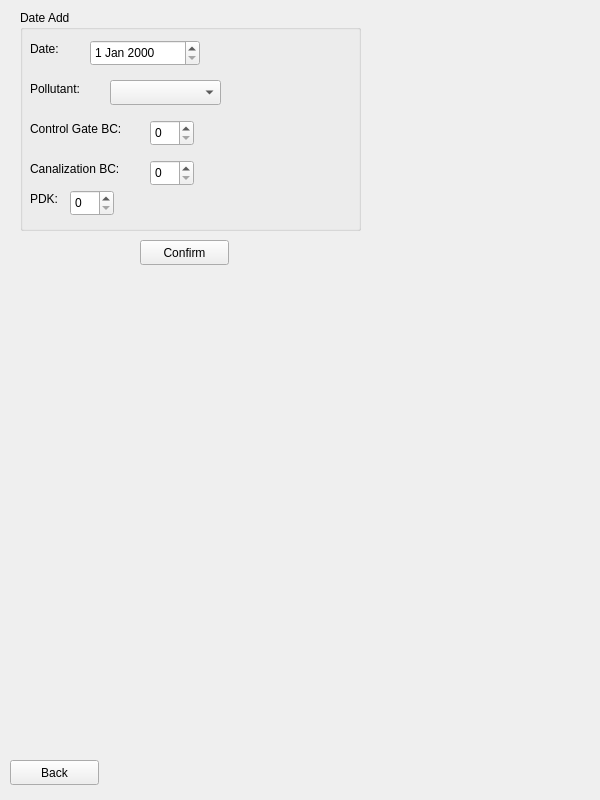
<?xml version="1.0" encoding="UTF-8"?>
<ui version="4.0">
 <class>AddDateWidget</class>
 <widget class="QWidget" name="AddDateWidget">
  <property name="geometry">
   <rect>
    <x>0</x>
    <y>0</y>
    <width>600</width>
    <height>800</height>
   </rect>
  </property>
  <property name="windowTitle">
   <string>Form</string>
  </property>
  <widget class="QGroupBox" name="DateGroupBox">
   <property name="geometry">
    <rect>
     <x>20</x>
     <y>10</y>
     <width>341</width>
     <height>221</height>
    </rect>
   </property>
   <property name="title">
    <string>Date Add</string>
   </property>
   <widget class="QLabel" name="DateLabel">
    <property name="geometry">
     <rect>
      <x>10</x>
      <y>30</y>
      <width>51</width>
      <height>17</height>
     </rect>
    </property>
    <property name="text">
     <string>Date:</string>
    </property>
   </widget>
   <widget class="QLabel" name="DatePollutantLabel">
    <property name="geometry">
     <rect>
      <x>10</x>
      <y>70</y>
      <width>71</width>
      <height>17</height>
     </rect>
    </property>
    <property name="text">
     <string>Pollutant:</string>
    </property>
   </widget>
   <widget class="QComboBox" name="DatePollutantComboBox">
    <property name="geometry">
     <rect>
      <x>90</x>
      <y>70</y>
      <width>111</width>
      <height>25</height>
     </rect>
    </property>
   </widget>
   <widget class="QLabel" name="ControlGateBCLabel">
    <property name="geometry">
     <rect>
      <x>10</x>
      <y>110</y>
      <width>121</width>
      <height>17</height>
     </rect>
    </property>
    <property name="text">
     <string>Control Gate BC:</string>
    </property>
   </widget>
   <widget class="QLabel" name="DatePDKLabel">
    <property name="geometry">
     <rect>
      <x>10</x>
      <y>180</y>
      <width>41</width>
      <height>17</height>
     </rect>
    </property>
    <property name="text">
     <string>PDK:</string>
    </property>
   </widget>
   <widget class="QLabel" name="CanalizationBCLabel">
    <property name="geometry">
     <rect>
      <x>10</x>
      <y>150</y>
      <width>111</width>
      <height>17</height>
     </rect>
    </property>
    <property name="text">
     <string>Canalization BC:</string>
    </property>
   </widget>
   <widget class="QSpinBox" name="DateControlGateBCSpinBox">
    <property name="geometry">
     <rect>
      <x>130</x>
      <y>110</y>
      <width>44</width>
      <height>26</height>
     </rect>
    </property>
   </widget>
   <widget class="QSpinBox" name="DateCanalizationBCSpinBox">
    <property name="geometry">
     <rect>
      <x>130</x>
      <y>150</y>
      <width>44</width>
      <height>26</height>
     </rect>
    </property>
   </widget>
   <widget class="QDateEdit" name="DateEdit">
    <property name="geometry">
     <rect>
      <x>70</x>
      <y>30</y>
      <width>110</width>
      <height>26</height>
     </rect>
    </property>
   </widget>
   <widget class="QSpinBox" name="DatePDKSpinBox">
    <property name="geometry">
     <rect>
      <x>50</x>
      <y>180</y>
      <width>44</width>
      <height>26</height>
     </rect>
    </property>
   </widget>
  </widget>
  <widget class="QPushButton" name="DateConfirmPushButton">
   <property name="geometry">
    <rect>
     <x>140</x>
     <y>240</y>
     <width>89</width>
     <height>25</height>
    </rect>
   </property>
   <property name="text">
    <string>Confirm</string>
   </property>
  </widget>
  <widget class="QPushButton" name="AddDateBackPushButton">
   <property name="geometry">
    <rect>
     <x>10</x>
     <y>760</y>
     <width>89</width>
     <height>25</height>
    </rect>
   </property>
   <property name="text">
    <string>Back</string>
   </property>
  </widget>
 </widget>
 <resources/>
 <connections/>
</ui>
